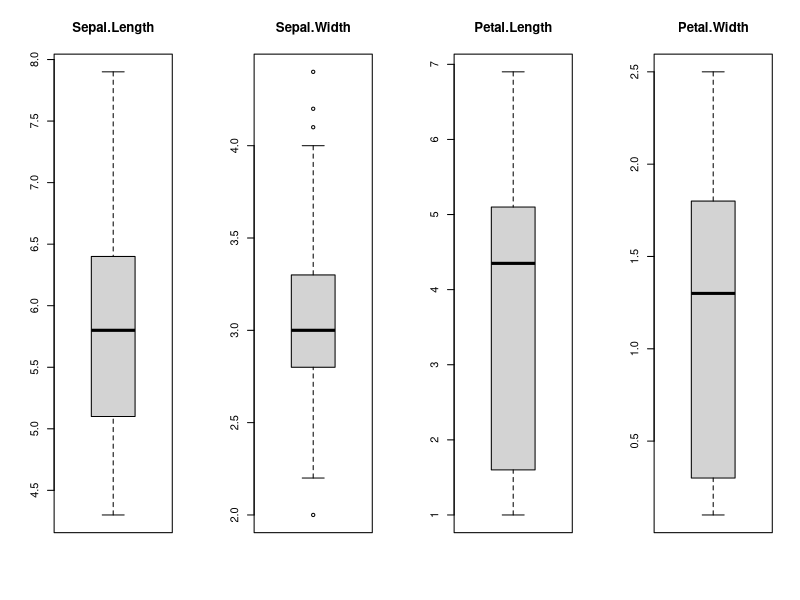
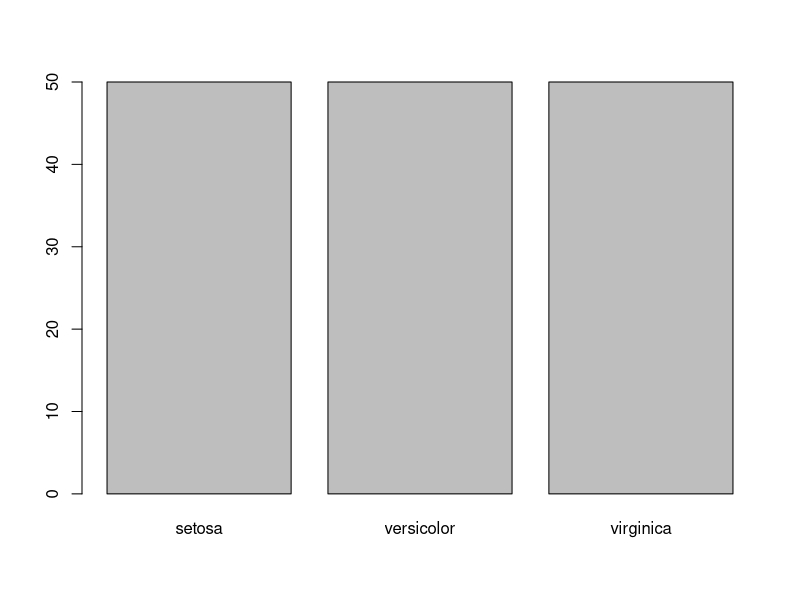
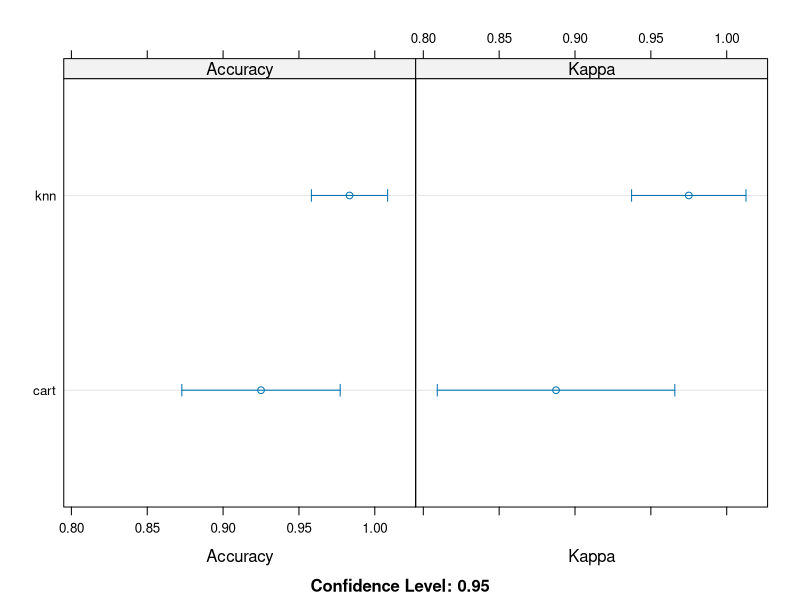

R code for these plots, in order:
## ---- chunk 1
#install.packages('caret')
#install.packages('e1071')
library(caret)
library(e1071)
data(iris)
## ---- chunk 2
set.seed(1234)
testing_idx <- createDataPartition(iris$Species, p=0.80, list=FALSE)
validation <- iris[-testing_idx,]
training <- iris[testing_idx,]
## ---- chunk 3
dim(iris)
summary(iris)
x <- iris[,1:4]
y <- iris[,5]
par(mfrow=c(1,4))
  for(i in 1:4) {
  boxplot(x[,i], main=names(iris)[i])
  }
par(mfrow=c(1,1))
plot(y)
## ---- chunk 4
control <- trainControl(method="cv", number=10)
metric <- "Accuracy"
set.seed(1234)
fit.cart <- train(Species~., data=training, method="rpart", metric=metric, trControl=control)
set.seed(1234)
fit.knn <- train(Species~., data=training, method="knn", metric=metric, trControl=control)
## ---- chunk 5
results <- resamples(list( cart=fit.cart, knn=fit.knn))
dotplot(results)
## ---- chunk 6
predictions <- predict(fit.knn, validation)
confusionMatrix(predictions, validation$Species)
## ---- chunk 7
sessionInfo()
